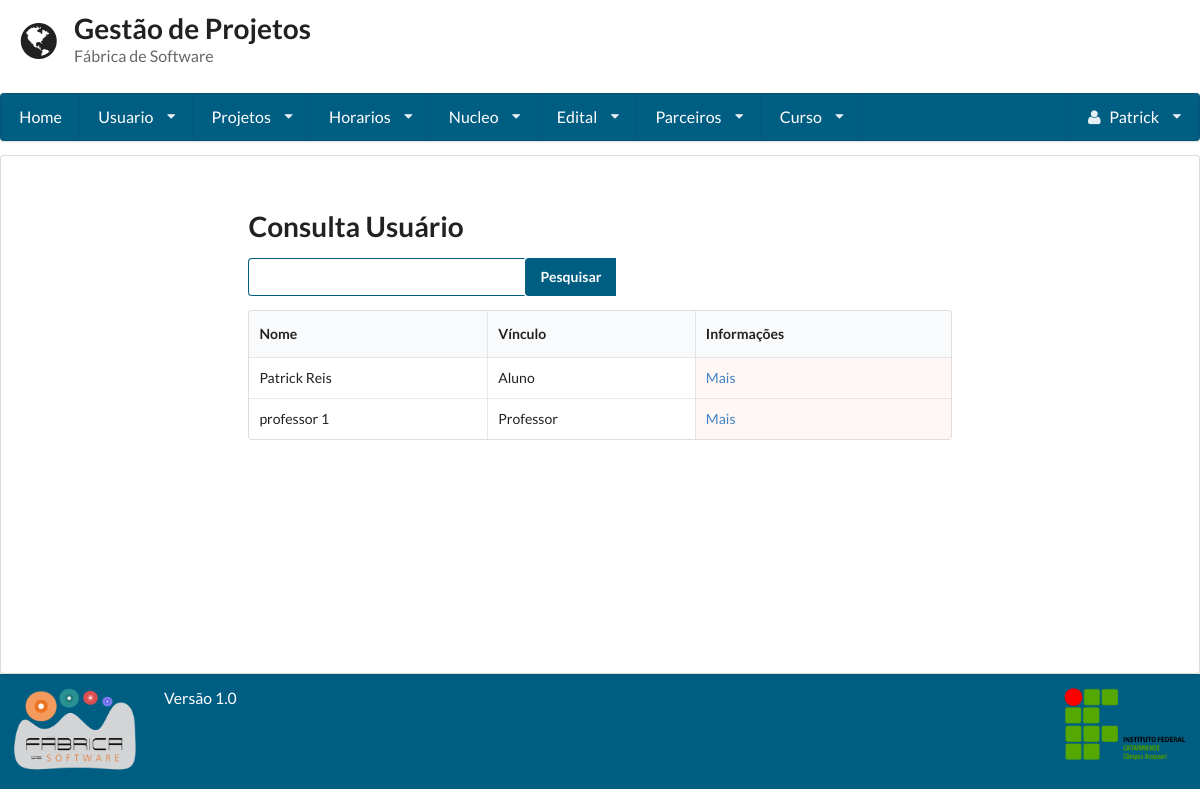
Page /consulta_usuario/ (signed in) on the earlier database version.
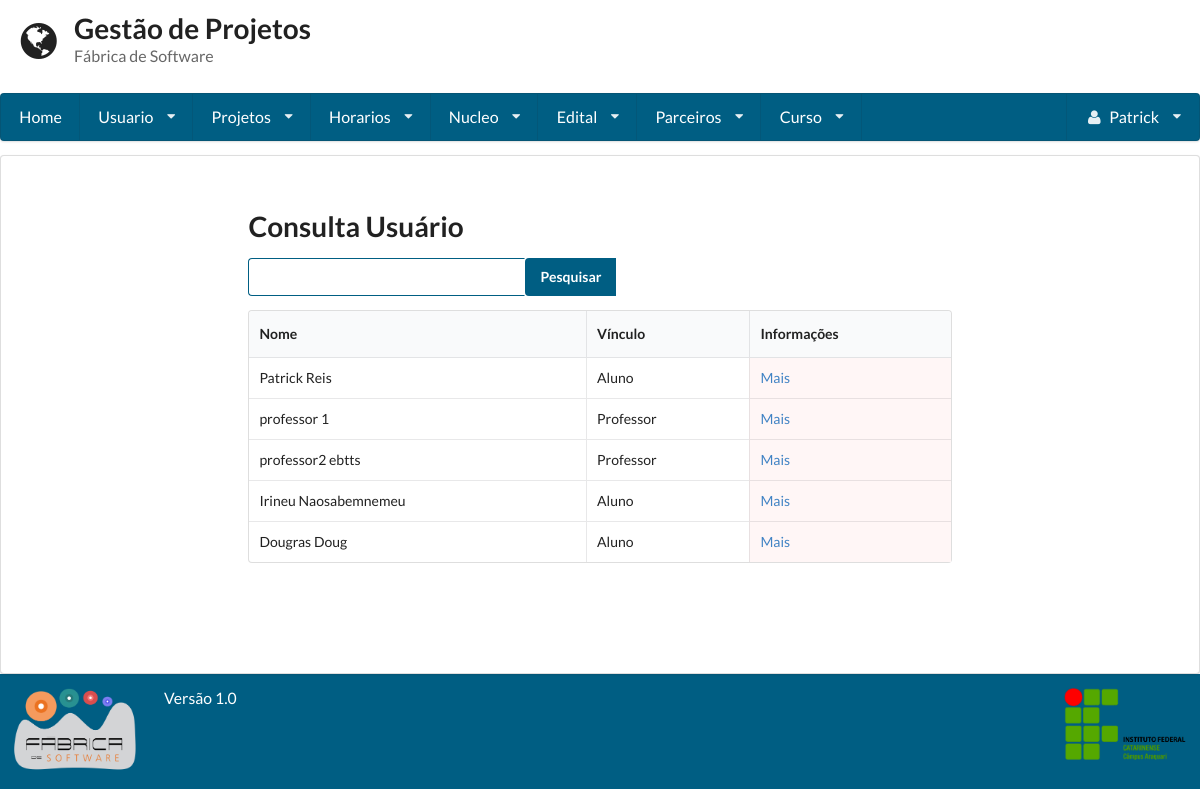
Same page on the later database version.
### gestaoapp/models/usuario.py (models this page shows, shortened)
class Usuario(User):
    PERIODO_CHOICES = (
        ('primeiro', '1° Semestre'),
        ('segundo', '2° Semestre'),
        ('terceiro', '3° Semestre'),
        ('quarto', '4° Semestre'),
        ('quinto', '5° Semestre'),
        ('sexto', '6° Semestre'),
        ('setimo', '7° Semestre'),
        ('oitavo', '8° Semestre'),
        ('nono', '9° Semestre'),
        ('decimo', '10° Semestre'),
    )
    VINCULO_CHOICES = (
        ('Aluno', 'Aluno'),
        ('Professor', 'Professor'),
    )
    periodo = models.CharField(
        max_length=255, null=True, blank=True,
        choices=PERIODO_CHOICES
    )
    vinculo_institucional = models.CharField(
        max_length=255, null=True, blank=True,
        choices=VINCULO_CHOICES)
    email_opcional = models.EmailField(max_length=254, null=True, blank=True)
    matricula = models.CharField(max_length=255, unique=True)
    foto = models.ImageField(upload_to='profile_images')
    carga_horaria = models.IntegerField(validators=[MaxValueValidator(100), MinValueValidator(1)])
    telefone1 = models.CharField(max_length=11)
    telefone2 = models.CharField(max_length=11, blank=True, null=True)
    curso = models.ForeignKey(Curso, null=True, blank=True)
    dia = models.ManyToManyField(Horario, blank=True)
    verificacao = models.CharField(max_length=255, null=True, blank=True, unique=True)
    lattes = models.URLField(null=True, blank=True)
    desc = models.TextField()
    super_adm = models.BooleanField(default=False)

### gestaoapp/views/usuario.py (the view, shortened to what this page needs)
# urls.py: url(r'^consulta_usuario/', ConsultaUsuario.as_view()),
class ConsultaUsuario(LoginRequiredMixin, View):
    template = 'usuario/consulta.html'
    def get(self, request):
        form = Busca()
        usuario = Usuario.objects.all()
        return render(request, self.template, {'usuarios': usuario, "form": form})

### gestaoapp/forms/busca.py
class Busca(forms.Form):
	nome = forms.CharField(label='Buscar', widget=forms.TextInput)

### gestaoapp/templates/usuario/consulta.html (shortened to what this page needs)
{% extends 'base.html'%}
{% block conteudo%}
<form method='POST' action='/consulta_usuario/' class="ui form">
 	<h1 class=" ui header">Consulta Usuário</h1>
 	<div class="ui action input">
  		{{form.nome}}
	    	<input type="submit" value="Pesquisar" class='icon search'>
	</div>
</form>
<table class="ui celled table">
	<thead>
		<tr>
			<th>Nome</th>
			<th>Vínculo</th>
			<th>Informações</th>
		</tr>
	</thead>
	<tbody>
	{% for usuario in usuarios %}
		<tr>
			<td>{{ usuario.first_name }} {{ usuario.last_name }}</td>
			<td>{{ usuario.vinculo_institucional }}</td>
			<td class="negative"><a href="../visualizar_usuario/{{usuario.id}}">Mais</a></td>
		</tr>
	{% endfor %}
	</tbody>
</table>
{%endblock%}

### gestaoapp/templates/base.html (shortened to what this page needs)
<!doctype html>
<head>
    {% load staticfiles %}
    <link rel="stylesheet" href="{% static 'semantic-2.1/dist/semantic.css' %}"/>
    <link rel="stylesheet" href="{% static 'base.css' %}"/>
</head>
<body class="cor-fundo">
<header class="cabecalho">
    <div class="ui grid">
        <div class="row">
            <div class='twelve wide column'>
                <h1 class="ui header">
                    <i class='ui icon world'></i>
                    <div class="ui content">
                        Gestão de Projetos
                        <p class="sub header">
                            Fábrica de Software
                        </p>
                    </div>
                </h1>
            </div>
        </div>
        {% if user.is_authenticated %}
            <div class="computer only row">
                <nav class="ui large menu stackable"><a class="item" href="/home">Home</a>
                    <div class="ui dropdown item">Usuario<i class="dropdown icon"></i>
                    </div>
                    <div class="ui dropdown item">Projetos<i class="dropdown icon"></i>
                    </div>
                    <div class="ui dropdown item">Horarios<i class="dropdown icon"></i>
                    </div>
                    <div class="ui dropdown item">Nucleo<i class="dropdown icon"></i>
                    </div>
                    <div class="ui dropdown item">Edital<i class="dropdown icon"></i>
                    </div>
                    <div class="ui dropdown item">Parceiros<i class="dropdown icon"></i>
                    </div>
                    {% if user.is_superuser %}
                        <div class="ui dropdown item">Curso<i class="dropdown icon"></i>
                        </div>
                    {% endif %}
                    <div class="ui dropdown item right floated"><i class="user icon"></i>
                        {{ request.user.first_name }} <i class="dropdown icon"></i>
                    </div>
                </nav>
            </div>
        {% endif %}
    </div>
</header>
<article class="corpo ui segment cor-conteudo">
    <div class="ui grid">
        <div class="row">
            <div class="three wide column"></div>
            <div class="ten wide column">
                {% block conteudo %}
                {% endblock %}
            </div>
        </div>
    </div>
</article>
<footer class="ui grid rodape verde_escuro">
    <div class="two wide column">
        <img class="ui small image" src="{% static 'fabrica.png' %}">
    </div>
    <div class=" twelve wide column">
        <label class="centered"> Versão 1.0 </label>
    </div>
    <div class="two wide column">
        <img class="ui small image" src="{% static 'ifc2.png' %}">
    </div>
</footer>
</body>
</html>

### static/base.css (style rules this page uses)
.ui.grid { margin:0 !important; padding:0 !important; }
.cabecalho { min-height: 16% !important; color: #005e83 !important; }
.cabecalho .grid { margin:0 !important; padding:0 !important; }
.corpo { min-height: 64.9% !important; }
.rodape { min-height: 11% !important; }
article { margin: 0 !important; }
input.icon.search { background-color: #005e83 !important; color: #fff !important; font-weight: bold !important; }
.verde_escuro { background:#005e83 !important; color:#FFFFFF !important; }
.ui.menu { width: 100% !important; background-color: #005e83 !important; }
.ui.menu > .item { color: #FFF !important; }
label { font-size: 1.125em !important; }
input { border-color: #005E83 !important; }

Differences in the rows shown:
added Usuario: first_name "professor2", last_name "ebtts", vinculo_institucional "Professor"
added Usuario: first_name "Irineu", last_name "Naosabemnemeu", vinculo_institucional "Aluno"
added Usuario: first_name "Dougras", last_name "Doug", vinculo_institucional "Aluno"
